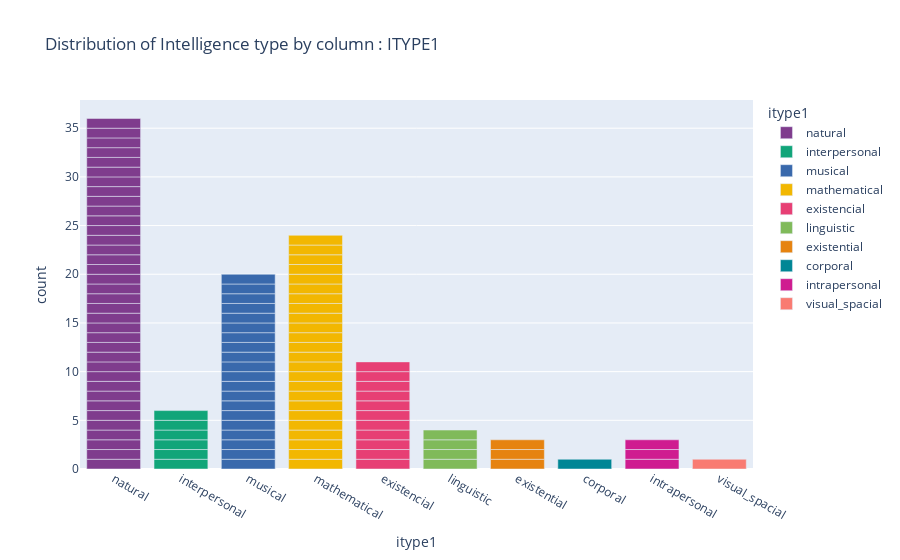

Here is the notebook cell this chart was saved with:
### Code cell
#general distribution for Intelligence Type 1 
fig = px.bar(df, x="itype1", title="Distribution of Intelligence type by column : ITYPE1", color="itype1", color_discrete_sequence=px.colors.qualitative.Bold)
fig.show()

### Figure 1 — Plotly figure (JSON) as saved in the notebook; plotly's stock layout.template omitted (floating-point values rounded to 4 significant figures)
{"data": [{"alignmentgroup": "True", "hovertemplate": "itype1=%{x}<br>count=%{y}<extra></extra>", "legendgroup": "natural", "marker": {"color": "rgb(127, 60, 141)"}, "name": "natural", "offsetgroup": "natural", "orientation": "v", "showlegend": true, "textposition": "auto", "type": "bar", "x": ["natural", "natural", "natural", "natural", "natural", "natural", "natural", "natural", "natural", "natural", "natural", "natural", "natural", "natural", "natural", "natural", "natural", "natural", "natural", "natural", "natural", "natural", "natural", "natural", "natural", "natural", "natural", "natural", "natural", "natural", "natural", "natural", "natural", "natural", "natural", "natural"], "xaxis": "x", "y": [1, 1, 1, 1, 1, 1, 1, 1, 1, 1, 1, 1, 1, 1, 1, 1, 1, 1, 1, 1, 1, 1, 1, 1, 1, 1, 1, 1, 1, 1, 1, 1, 1, 1, 1, 1], "yaxis": "y"}, {"alignmentgroup": "True", "hovertemplate": "itype1=%{x}<br>count=%{y}<extra></extra>", "legendgroup": "interpersonal", "marker": {"color": "rgb(17, 165, 121)"}, "name": "interpersonal", "offsetgroup": "interpersonal", "orientation": "v", "showlegend": true, "textposition": "auto", "type": "bar", "x": ["interpersonal", "interpersonal", "interpersonal", "interpersonal", "interpersonal", "interpersonal"], "xaxis": "x", "y": [1, 1, 1, 1, 1, 1], "yaxis": "y"}, {"alignmentgroup": "True", "hovertemplate": "itype1=%{x}<br>count=%{y}<extra></extra>", "legendgroup": "musical", "marker": {"color": "rgb(57, 105, 172)"}, "name": "musical", "offsetgroup": "musical", "orientation": "v", "showlegend": true, "textposition": "auto", "type": "bar", "x": ["musical", "musical", "musical", "musical", "musical", "musical", "musical", "musical", "musical", "musical", "musical", "musical", "musical", "musical", "musical", "musical", "musical", "musical", "musical", "musical"], "xaxis": "x", "y": [1, 1, 1, 1, 1, 1, 1, 1, 1, 1, 1, 1, 1, 1, 1, 1, 1, 1, 1, 1], "yaxis": "y"}, {"alignmentgroup": "True", "hovertemplate": "itype1=%{x}<br>count=%{y}<extra></extra>", "legendgroup": "mathematical", "marker": {"color": "rgb(242, 183, 1)"}, "name": "mathematical", "offsetgroup": "mathematical", "orientation": "v", "showlegend": true, "textposition": "auto", "type": "bar", "x": ["mathematical", "mathematical", "mathematical", "mathematical", "mathematical", "mathematical", "mathematical", "mathematical", "mathematical", "mathematical", "mathematical", "mathematical", "mathematical", "mathematical", "mathematical", "mathematical", "mathematical", "mathematical", "mathematical", "mathematical", "mathematical", "mathematical", "mathematical", "mathematical"], "xaxis": "x", "y": [1, 1, 1, 1, 1, 1, 1, 1, 1, 1, 1, 1, 1, 1, 1, 1, 1, 1, 1, 1, 1, 1, 1, 1], "yaxis": "y"}, {"alignmentgroup": "True", "hovertemplate": "itype1=%{x}<br>count=%{y}<extra></extra>", "legendgroup": "existencial", "marker": {"color": "rgb(231, 63, 116)"}, "name": "existencial", "offsetgroup": "existencial", "orientation": "v", "showlegend": true, "textposition": "auto", "type": "bar", "x": ["existencial", "existencial", "existencial", "existencial", "existencial", "existencial", "existencial", "existencial", "existencial", "existencial", "existencial"], "xaxis": "x", "y": [1, 1, 1, 1, 1, 1, 1, 1, 1, 1, 1], "yaxis": "y"}, {"alignmentgroup": "True", "hovertemplate": "itype1=%{x}<br>count=%{y}<extra></extra>", "legendgroup": "linguistic", "marker": {"color": "rgb(128, 186, 90)"}, "name": "linguistic", "offsetgroup": "linguistic", "orientation": "v", "showlegend": true, "textposition": "auto", "type": "bar", "x": ["linguistic", "linguistic", "linguistic", "linguistic"], "xaxis": "x", "y": [1, 1, 1, 1], "yaxis": "y"}, {"alignmentgroup": "True", "hovertemplate": "itype1=%{x}<br>count=%{y}<extra></extra>", "legendgroup": "existential", "marker": {"color": "rgb(230, 131, 16)"}, "name": "existential", "offsetgroup": "existential", "orientation": "v", "showlegend": true, "textposition": "auto", "type": "bar", "x": ["existential", "existential", "existential"], "xaxis": "x", "y": [1, 1, 1], "yaxis": "y"}, {"alignmentgroup": "True", "hovertemplate": "itype1=%{x}<br>count=%{y}<extra></extra>", "legendgroup": "corporal", "marker": {"color": "rgb(0, 134, 149)"}, "name": "corporal", "offsetgroup": "corporal", "orientation": "v", "showlegend": true, "textposition": "auto", "type": "bar", "x": ["corporal"], "xaxis": "x", "y": [1], "yaxis": "y"}, {"alignmentgroup": "True", "hovertemplate": "itype1=%{x}<br>count=%{y}<extra></extra>", "legendgroup": "intrapersonal", "marker": {"color": "rgb(207, 28, 144)"}, "name": "intrapersonal", "offsetgroup": "intrapersonal", "orientation": "v", "showlegend": true, "textposition": "auto", "type": "bar", "x": ["intrapersonal", "intrapersonal", "intrapersonal"], "xaxis": "x", "y": [1, 1, 1], "yaxis": "y"}, {"alignmentgroup": "True", "hovertemplate": "itype1=%{x}<br>count=%{y}<extra></extra>", "legendgroup": "visual_spacial", "marker": {"color": "rgb(249, 123, 114)"}, "name": "visual_spacial", "offsetgroup": "visual_spacial", "orientation": "v", "showlegend": true, "textposition": "auto", "type": "bar", "x": ["visual_spacial"], "xaxis": "x", "y": [1], "yaxis": "y"}], "layout": {"barmode": "relative", "legend": {"title": {"text": "itype1"}, "tracegroupgap": 0}, "title": {"text": "Distribution of Intelligence type by column : ITYPE1"}, "xaxis": {"anchor": "y", "categoryarray": ["natural", "interpersonal", "musical", "mathematical", "existencial", "linguistic", "existential", "corporal", "intrapersonal", "visual_spacial"], "categoryorder": "array", "domain": [0, 1], "title": {"text": "itype1"}}, "yaxis": {"anchor": "x", "domain": [0, 1], "title": {"text": "count"}}}}
